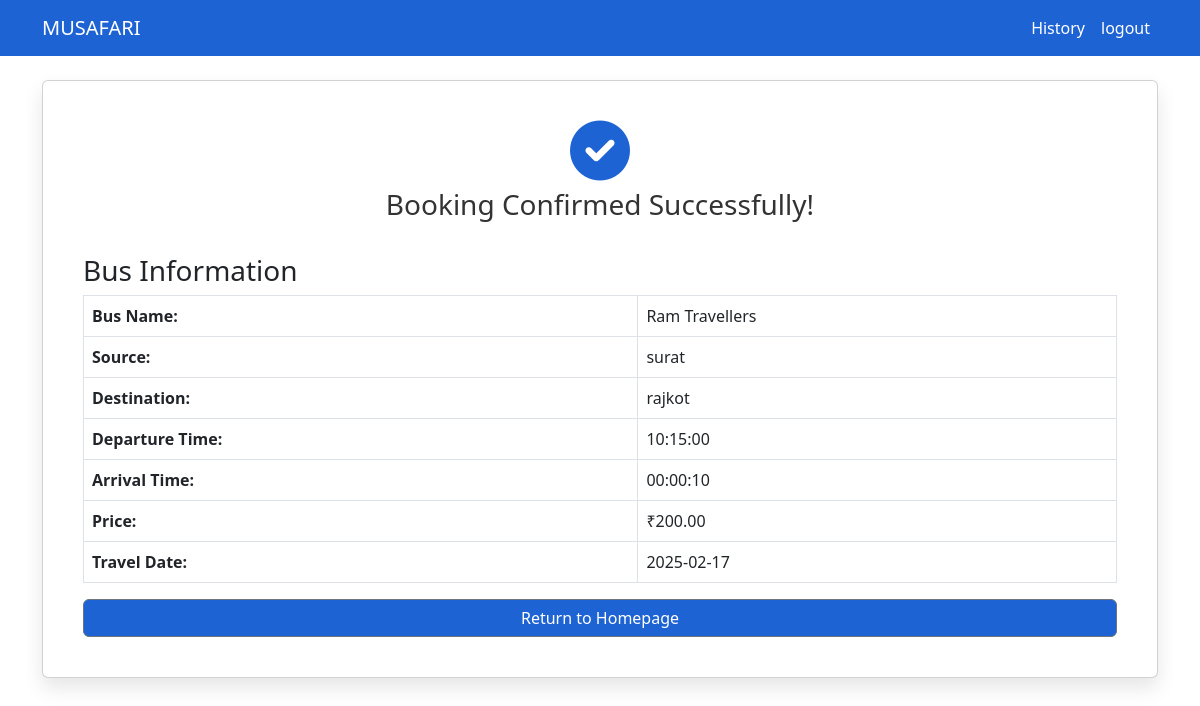
Screenshot of /success.php?booking_id=152 with the database file from the repository.
### tables this page shows
CREATE TABLE `booked_seats` (
  `booking_id` int(11) NOT NULL,
  `seat_id` int(11) NOT NULL,
  `bus_id` int(11) NOT NULL,
  `travel_date` date NOT NULL,
  `is_booked` tinyint(1) DEFAULT 1,
  `seat_number` varchar(10) DEFAULT NULL
);

CREATE TABLE `buses` (
  `bus_id` int(11) NOT NULL,
  `bus_name` varchar(255) NOT NULL,
  `source` varchar(255) NOT NULL,
  `destination` varchar(255) NOT NULL,
  `departure_time` time NOT NULL,
  `arrival_time` time NOT NULL,
  `seats_available` int(11) NOT NULL,
  `price` decimal(10,2) NOT NULL,
  `traveler_id` int(11) NOT NULL
);

### success.php (the view, shortened to what this page needs)
<?php
$host = '127.0.0.1';
$username = 'root';
$password = '';
$dbname = 'booking_bus';
$conn = new mysqli($host, $username, $password, $dbname);
if (isset($_GET['booking_id'])) {
    $booking_id = $_GET['booking_id'];
} else {
    echo "<h3>Booking ID is missing or invalid!</h3>";
    exit();
}
$sql = "SELECT bs.booking_id, bs.travel_date, bs.is_booked, bs.seat_number, b.bus_name, b.source, b.destination, b.departure_time, b.arrival_time, b.price
        FROM booked_seats bs
        JOIN buses b ON bs.bus_id = b.bus_id
        WHERE bs.booking_id = ?";
$stmt = $conn->prepare($sql);
$stmt->bind_param('i', $booking_id);
$stmt->execute();
$result = $stmt->get_result();
$booking_details = $result->fetch_assoc();
?>
<!DOCTYPE html>
<html lang="en">
<head>
    <link href="https://cdn.jsdelivr.net/npm/bootstrap@5.3.0-alpha1/dist/css/bootstrap.min.css" rel="stylesheet">
    <link href="https://cdnjs.cloudflare.com/ajax/libs/font-awesome/6.0.0-beta3/css/all.min.css" rel="stylesheet">
</head>
<body>
    <?php include "navbar.php" ?>
    <div class="container mt-4">
        <div class="card">
            <div class="confirmation-message">
                <i class="fas fa-check-circle green-tick"></i>
                <h3>Booking Confirmed Successfully!</h3>
            </div>
            <div class="bus-info mt-4">
                <h3>Bus Information</h3>
                <table class="table table-bordered">
                    <tr>
                        <td><strong>Bus Name:</strong></td>
                        <td><?php echo htmlspecialchars($booking_details['bus_name']); ?></td>
                    </tr>
                    <tr>
                        <td><strong>Source:</strong></td>
                        <td><?php echo htmlspecialchars($booking_details['source']); ?></td>
                    </tr>
                    <tr>
                        <td><strong>Destination:</strong></td>
                        <td><?php echo htmlspecialchars($booking_details['destination']); ?></td>
                    </tr>
                    <tr>
                        <td><strong>Departure Time:</strong></td>
                        <td><?php echo htmlspecialchars($booking_details['departure_time']); ?></td>
                    </tr>
                    <tr>
                        <td><strong>Arrival Time:</strong></td>
                        <td><?php echo htmlspecialchars($booking_details['arrival_time']); ?></td>
                    </tr>
                    <tr>
                        <td><strong>Price:</strong></td>
                        <td>₹<?php echo number_format($booking_details['price'], 2); ?></td>
                    </tr>
                    <tr>
                        <td><strong>Travel Date:</strong></td>
                        <td><?php echo htmlspecialchars($booking_details['travel_date']); ?></td>
                    </tr>
                </table>
                <a href="search_bus.php" class="btn btn-secondary w-100" style="background-color: #1e63d4;">Return to Homepage</a>
            </div>
        </div>
    </div>
</body>
</html>

### success.php (style rules this page uses)
body { background-color: #f8f9fa; font-family: 'Arial', sans-serif; }
.card { background-color: white; padding: 40px; margin-bottom: 30px; border-radius: 10px; box-shadow: 0px 10px 20px rgba(0, 0, 0, 0.1); }
.green-tick { font-size: 60px; color: #1e63d4; margin-bottom: 7px; }
.confirmation-message { font-size: 1.4rem; color: #333; text-align: center; }

### rows the page displays
booked_seats: bus.bus_name "Ram Travellers", bus.source "surat", bus.destination "rajkot", bus.departure_time "10:15:00", bus.arrival_time "00:00:10", bus.price "200.00", travel_date "2025-02-17"
